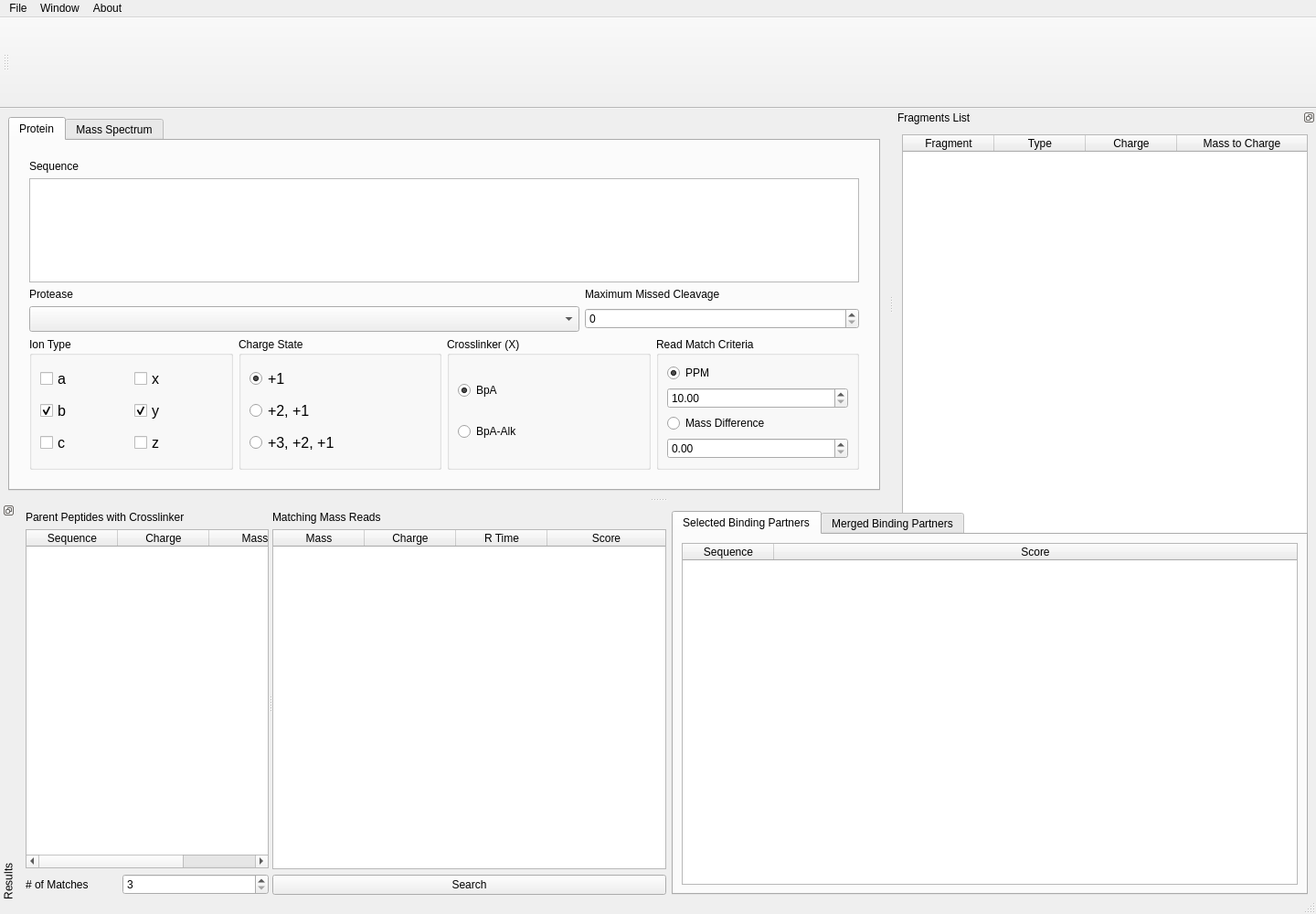
<?xml version="1.0" encoding="UTF-8"?>
<ui version="4.0">
 <class>mainWindow</class>
 <widget class="QMainWindow" name="mainWindow">
  <property name="windowModality">
   <enum>Qt::NonModal</enum>
  </property>
  <property name="geometry">
   <rect>
    <x>0</x>
    <y>0</y>
    <width>1440</width>
    <height>1000</height>
   </rect>
  </property>
  <property name="minimumSize">
   <size>
    <width>1440</width>
    <height>1000</height>
   </size>
  </property>
  <property name="maximumSize">
   <size>
    <width>1980</width>
    <height>1332</height>
   </size>
  </property>
  <property name="windowTitle">
   <string>Interlink - Mass Spectroscopy Cross Link Search</string>
  </property>
  <property name="windowIcon">
   <iconset>
    <normaloff>icons/Infinity-96.png</normaloff>icons/Infinity-96.png</iconset>
  </property>
  <property name="windowOpacity">
   <double>1.000000000000000</double>
  </property>
  <widget class="QWidget" name="centralwidget">
   <layout class="QGridLayout" name="gridLayout">
    <item row="0" column="0">
     <layout class="QHBoxLayout" name="horizontalLayout">
      <item>
       <widget class="QTabWidget" name="tabWidget">
        <property name="currentIndex">
         <number>0</number>
        </property>
        <widget class="QWidget" name="sequenceTab">
         <attribute name="title">
          <string>Protein</string>
         </attribute>
         <layout class="QGridLayout" name="gridLayout_2">
          <item row="4" column="0">
           <layout class="QHBoxLayout" name="horizontalLayout_2">
            <property name="leftMargin">
             <number>12</number>
            </property>
            <property name="rightMargin">
             <number>12</number>
            </property>
            <property name="bottomMargin">
             <number>12</number>
            </property>
            <item>
             <widget class="QGroupBox" name="ion_type_group">
              <property name="title">
               <string>Ion Type</string>
              </property>
              <layout class="QGridLayout" name="gridLayout_3">
               <item row="1" column="0">
                <widget class="QCheckBox" name="b">
                 <property name="font">
                  <font>
                   <pointsize>12</pointsize>
                  </font>
                 </property>
                 <property name="text">
                  <string>b</string>
                 </property>
                 <property name="checked">
                  <bool>true</bool>
                 </property>
                </widget>
               </item>
               <item row="2" column="0">
                <widget class="QCheckBox" name="c">
                 <property name="font">
                  <font>
                   <pointsize>12</pointsize>
                  </font>
                 </property>
                 <property name="text">
                  <string>c</string>
                 </property>
                 <property name="checked">
                  <bool>false</bool>
                 </property>
                </widget>
               </item>
               <item row="0" column="0">
                <widget class="QCheckBox" name="a">
                 <property name="font">
                  <font>
                   <pointsize>12</pointsize>
                  </font>
                 </property>
                 <property name="text">
                  <string>a</string>
                 </property>
                 <property name="checked">
                  <bool>false</bool>
                 </property>
                </widget>
               </item>
               <item row="0" column="1">
                <widget class="QCheckBox" name="x">
                 <property name="font">
                  <font>
                   <pointsize>12</pointsize>
                  </font>
                 </property>
                 <property name="text">
                  <string>x</string>
                 </property>
                 <property name="checked">
                  <bool>false</bool>
                 </property>
                </widget>
               </item>
               <item row="2" column="1">
                <widget class="QCheckBox" name="z">
                 <property name="font">
                  <font>
                   <pointsize>12</pointsize>
                  </font>
                 </property>
                 <property name="text">
                  <string>z</string>
                 </property>
                 <property name="checked">
                  <bool>false</bool>
                 </property>
                </widget>
               </item>
               <item row="1" column="1">
                <widget class="QCheckBox" name="y">
                 <property name="font">
                  <font>
                   <pointsize>12</pointsize>
                  </font>
                 </property>
                 <property name="text">
                  <string>y</string>
                 </property>
                 <property name="checked">
                  <bool>true</bool>
                 </property>
                </widget>
               </item>
              </layout>
             </widget>
            </item>
            <item>
             <widget class="QGroupBox" name="charge_state_group">
              <property name="title">
               <string>Charge State</string>
              </property>
              <layout class="QVBoxLayout" name="verticalLayout">
               <item>
                <widget class="QRadioButton" name="p1">
                 <property name="font">
                  <font>
                   <pointsize>12</pointsize>
                  </font>
                 </property>
                 <property name="text">
                  <string>+1</string>
                 </property>
                 <property name="checked">
                  <bool>true</bool>
                 </property>
                </widget>
               </item>
               <item>
                <widget class="QRadioButton" name="p2">
                 <property name="font">
                  <font>
                   <pointsize>12</pointsize>
                  </font>
                 </property>
                 <property name="text">
                  <string>+2, +1</string>
                 </property>
                </widget>
               </item>
               <item>
                <widget class="QRadioButton" name="p3">
                 <property name="font">
                  <font>
                   <pointsize>12</pointsize>
                  </font>
                 </property>
                 <property name="text">
                  <string>+3, +2, +1</string>
                 </property>
                </widget>
               </item>
              </layout>
             </widget>
            </item>
            <item>
             <widget class="QGroupBox" name="crosslinker_group">
              <property name="title">
               <string>Crosslinker (X)</string>
              </property>
              <layout class="QVBoxLayout" name="verticalLayout_5">
               <item>
                <widget class="QRadioButton" name="bpa">
                 <property name="text">
                  <string>BpA</string>
                 </property>
                 <property name="checked">
                  <bool>true</bool>
                 </property>
                </widget>
               </item>
               <item>
                <widget class="QRadioButton" name="bpa_alk">
                 <property name="enabled">
                  <bool>true</bool>
                 </property>
                 <property name="text">
                  <string>BpA-Alk</string>
                 </property>
                </widget>
               </item>
              </layout>
             </widget>
            </item>
            <item>
             <widget class="QGroupBox" name="groupBox_3">
              <property name="maximumSize">
               <size>
                <width>400</width>
                <height>16777215</height>
               </size>
              </property>
              <property name="title">
               <string>Read Match Criteria</string>
              </property>
              <layout class="QVBoxLayout" name="verticalLayout_2">
               <item>
                <widget class="QRadioButton" name="radioButton_7">
                 <property name="text">
                  <string>PPM</string>
                 </property>
                 <property name="checked">
                  <bool>true</bool>
                 </property>
                </widget>
               </item>
               <item>
                <widget class="QDoubleSpinBox" name="ppm_cutoff">
                 <property name="minimum">
                  <double>10.000000000000000</double>
                 </property>
                 <property name="maximum">
                  <double>300.000000000000000</double>
                 </property>
                </widget>
               </item>
               <item>
                <widget class="QRadioButton" name="radioButton_8">
                 <property name="text">
                  <string>Mass Difference</string>
                 </property>
                </widget>
               </item>
               <item>
                <widget class="QDoubleSpinBox" name="doubleSpinBox"/>
               </item>
              </layout>
             </widget>
            </item>
           </layout>
          </item>
          <item row="0" column="0">
           <layout class="QGridLayout" name="gridLayout_5">
            <property name="leftMargin">
             <number>12</number>
            </property>
            <property name="topMargin">
             <number>12</number>
            </property>
            <property name="rightMargin">
             <number>12</number>
            </property>
            <item row="0" column="0">
             <widget class="QLabel" name="protein_sequence_title">
              <property name="text">
               <string>Sequence</string>
              </property>
             </widget>
            </item>
            <item row="1" column="0">
             <widget class="QTextEdit" name="protein_sequence">
              <property name="font">
               <font>
                <family>Courier New</family>
                <pointsize>13</pointsize>
                <stylestrategy>PreferDefault</stylestrategy>
                <kerning>false</kerning>
               </font>
              </property>
              <property name="autoFillBackground">
               <bool>false</bool>
              </property>
              <property name="html">
               <string>&lt;!DOCTYPE HTML PUBLIC &quot;-//W3C//DTD HTML 4.0//EN&quot; &quot;http://www.w3.org/TR/REC-html40/strict.dtd&quot;&gt;
&lt;html&gt;&lt;head&gt;&lt;meta name=&quot;qrichtext&quot; content=&quot;1&quot; /&gt;&lt;style type=&quot;text/css&quot;&gt;
p, li { white-space: pre-wrap; }
&lt;/style&gt;&lt;/head&gt;&lt;body style=&quot; font-family:'Courier New'; font-size:13pt; font-weight:400; font-style:normal;&quot;&gt;
&lt;p style=&quot;-qt-paragraph-type:empty; margin-top:0px; margin-bottom:0px; margin-left:0px; margin-right:0px; -qt-block-indent:0; text-indent:0px; font-size:10pt;&quot;&gt;&lt;br /&gt;&lt;/p&gt;&lt;/body&gt;&lt;/html&gt;</string>
              </property>
             </widget>
            </item>
           </layout>
          </item>
          <item row="1" column="0">
           <layout class="QGridLayout" name="gridLayout_4">
            <property name="leftMargin">
             <number>12</number>
            </property>
            <property name="rightMargin">
             <number>12</number>
            </property>
            <item row="1" column="0">
             <widget class="QComboBox" name="protease_list">
              <property name="font">
               <font>
                <pointsize>13</pointsize>
               </font>
              </property>
             </widget>
            </item>
            <item row="1" column="1">
             <widget class="QSpinBox" name="max_missed_cleavage">
              <property name="maximumSize">
               <size>
                <width>300</width>
                <height>16777215</height>
               </size>
              </property>
              <property name="minimum">
               <number>0</number>
              </property>
              <property name="maximum">
               <number>5</number>
              </property>
              <property name="value">
               <number>0</number>
              </property>
             </widget>
            </item>
            <item row="0" column="0">
             <widget class="QLabel" name="label">
              <property name="text">
               <string>Protease</string>
              </property>
             </widget>
            </item>
            <item row="0" column="1">
             <widget class="QLabel" name="label_4">
              <property name="text">
               <string>Maximum Missed Cleavage</string>
              </property>
             </widget>
            </item>
           </layout>
          </item>
         </layout>
        </widget>
        <widget class="QWidget" name="spectrumTab">
         <property name="enabled">
          <bool>true</bool>
         </property>
         <attribute name="title">
          <string>Mass Spectrum</string>
         </attribute>
         <layout class="QHBoxLayout" name="horizontalLayout_3">
          <item>
           <layout class="QVBoxLayout" name="histogram_layout"/>
          </item>
         </layout>
        </widget>
       </widget>
      </item>
     </layout>
    </item>
   </layout>
  </widget>
  <widget class="QStatusBar" name="statusbar"/>
  <widget class="QToolBar" name="toolBar">
   <property name="minimumSize">
    <size>
     <width>1980</width>
     <height>100</height>
    </size>
   </property>
   <property name="maximumSize">
    <size>
     <width>1980</width>
     <height>100</height>
    </size>
   </property>
   <property name="windowTitle">
    <string>toolBar</string>
   </property>
   <attribute name="toolBarArea">
    <enum>TopToolBarArea</enum>
   </attribute>
   <attribute name="toolBarBreak">
    <bool>false</bool>
   </attribute>
  </widget>
  <widget class="QMenuBar" name="menuBar">
   <property name="geometry">
    <rect>
     <x>0</x>
     <y>0</y>
     <width>1440</width>
     <height>22</height>
    </rect>
   </property>
   <widget class="QMenu" name="menuFile">
    <property name="title">
     <string>File</string>
    </property>
    <addaction name="actionImport_Peptide"/>
    <addaction name="actionImport_Spectra"/>
    <addaction name="actionSave"/>
    <addaction name="separator"/>
    <addaction name="actionExit"/>
   </widget>
   <widget class="QMenu" name="menuAbout">
    <property name="title">
     <string>About</string>
    </property>
    <addaction name="actionInterlink"/>
   </widget>
   <widget class="QMenu" name="menuWindow">
    <property name="title">
     <string>Window</string>
    </property>
    <addaction name="actionShow_Fragments_List"/>
   </widget>
   <addaction name="menuFile"/>
   <addaction name="menuWindow"/>
   <addaction name="menuAbout"/>
  </widget>
  <widget class="QDockWidget" name="side_dock">
   <property name="minimumSize">
    <size>
     <width>400</width>
     <height>750</height>
    </size>
   </property>
   <property name="maximumSize">
    <size>
     <width>750</width>
     <height>524287</height>
    </size>
   </property>
   <property name="floating">
    <bool>true</bool>
   </property>
   <property name="features">
    <set>QDockWidget::DockWidgetFloatable|QDockWidget::DockWidgetMovable</set>
   </property>
   <property name="allowedAreas">
    <set>Qt::NoDockWidgetArea</set>
   </property>
   <property name="windowTitle">
    <string>Fragments List</string>
   </property>
   <attribute name="dockWidgetArea">
    <number>2</number>
   </attribute>
   <widget class="QWidget" name="side_dock_contents">
    <layout class="QVBoxLayout" name="verticalLayout_4">
     <item>
      <widget class="QTableWidget" name="fragments_list">
       <property name="font">
        <font>
         <stylestrategy>PreferAntialias</stylestrategy>
        </font>
       </property>
       <property name="frameShadow">
        <enum>QFrame::Plain</enum>
       </property>
       <property name="lineWidth">
        <number>3</number>
       </property>
       <property name="sizeAdjustPolicy">
        <enum>QAbstractScrollArea::AdjustToContents</enum>
       </property>
       <property name="editTriggers">
        <set>QAbstractItemView::NoEditTriggers</set>
       </property>
       <property name="alternatingRowColors">
        <bool>true</bool>
       </property>
       <property name="selectionMode">
        <enum>QAbstractItemView::SingleSelection</enum>
       </property>
       <property name="selectionBehavior">
        <enum>QAbstractItemView::SelectRows</enum>
       </property>
       <property name="sortingEnabled">
        <bool>false</bool>
       </property>
       <attribute name="horizontalHeaderStretchLastSection">
        <bool>true</bool>
       </attribute>
       <column>
        <property name="text">
         <string>Fragment</string>
        </property>
       </column>
       <column>
        <property name="text">
         <string>Type</string>
        </property>
       </column>
       <column>
        <property name="text">
         <string>Charge</string>
        </property>
       </column>
       <column>
        <property name="text">
         <string>Mass to Charge</string>
        </property>
       </column>
      </widget>
     </item>
    </layout>
   </widget>
  </widget>
  <widget class="QDockWidget" name="bottom_dock">
   <property name="minimumSize">
    <size>
     <width>1074</width>
     <height>438</height>
    </size>
   </property>
   <property name="features">
    <set>QDockWidget::DockWidgetFloatable|QDockWidget::DockWidgetMovable|QDockWidget::DockWidgetVerticalTitleBar</set>
   </property>
   <property name="allowedAreas">
    <set>Qt::BottomDockWidgetArea</set>
   </property>
   <property name="windowTitle">
    <string>Results</string>
   </property>
   <attribute name="dockWidgetArea">
    <number>8</number>
   </attribute>
   <widget class="QWidget" name="dockWidgetContents">
    <layout class="QHBoxLayout" name="horizontalLayout_5">
     <item>
      <widget class="QSplitter" name="splitter">
       <property name="orientation">
        <enum>Qt::Horizontal</enum>
       </property>
       <property name="opaqueResize">
        <bool>true</bool>
       </property>
       <widget class="QWidget" name="layoutWidget">
        <layout class="QVBoxLayout" name="verticalLayout_3">
         <item>
          <widget class="QLabel" name="label_2">
           <property name="layoutDirection">
            <enum>Qt::LeftToRight</enum>
           </property>
           <property name="text">
            <string>Parent Peptides with Crosslinker</string>
           </property>
          </widget>
         </item>
         <item>
          <widget class="QTableWidget" name="peptides_list">
           <property name="minimumSize">
            <size>
             <width>0</width>
             <height>250</height>
            </size>
           </property>
           <property name="maximumSize">
            <size>
             <width>16777215</width>
             <height>400</height>
            </size>
           </property>
           <property name="horizontalScrollBarPolicy">
            <enum>Qt::ScrollBarAsNeeded</enum>
           </property>
           <property name="editTriggers">
            <set>QAbstractItemView::NoEditTriggers</set>
           </property>
           <property name="alternatingRowColors">
            <bool>true</bool>
           </property>
           <property name="selectionMode">
            <enum>QAbstractItemView::SingleSelection</enum>
           </property>
           <property name="selectionBehavior">
            <enum>QAbstractItemView::SelectRows</enum>
           </property>
           <property name="gridStyle">
            <enum>Qt::SolidLine</enum>
           </property>
           <property name="sortingEnabled">
            <bool>false</bool>
           </property>
           <property name="columnCount">
            <number>3</number>
           </property>
           <attribute name="horizontalHeaderMinimumSectionSize">
            <number>66</number>
           </attribute>
           <attribute name="horizontalHeaderStretchLastSection">
            <bool>true</bool>
           </attribute>
           <attribute name="verticalHeaderDefaultSectionSize">
            <number>35</number>
           </attribute>
           <attribute name="verticalHeaderMinimumSectionSize">
            <number>40</number>
           </attribute>
           <attribute name="verticalHeaderStretchLastSection">
            <bool>false</bool>
           </attribute>
           <column>
            <property name="text">
             <string>Sequence</string>
            </property>
           </column>
           <column>
            <property name="text">
             <string>Charge</string>
            </property>
           </column>
           <column>
            <property name="text">
             <string>Mass</string>
            </property>
           </column>
          </widget>
         </item>
         <item>
          <layout class="QHBoxLayout" name="horizontalLayout_4">
           <item>
            <widget class="QLabel" name="label_6">
             <property name="maximumSize">
              <size>
               <width>100</width>
               <height>16777215</height>
              </size>
             </property>
             <property name="text">
              <string># of Matches</string>
             </property>
            </widget>
           </item>
           <item>
            <widget class="QSpinBox" name="pass_window">
             <property name="minimum">
              <number>3</number>
             </property>
             <property name="maximum">
              <number>50</number>
             </property>
            </widget>
           </item>
          </layout>
         </item>
        </layout>
       </widget>
       <widget class="QWidget" name="layoutWidget">
        <layout class="QVBoxLayout" name="verticalLayout_6">
         <item>
          <widget class="QLabel" name="label_3">
           <property name="text">
            <string>Matching Mass Reads</string>
           </property>
          </widget>
         </item>
         <item>
          <widget class="QTableWidget" name="mass_list">
           <property name="enabled">
            <bool>true</bool>
           </property>
           <property name="maximumSize">
            <size>
             <width>16777215</width>
             <height>400</height>
            </size>
           </property>
           <property name="sizeAdjustPolicy">
            <enum>QAbstractScrollArea::AdjustToContents</enum>
           </property>
           <property name="editTriggers">
            <set>QAbstractItemView::NoEditTriggers</set>
           </property>
           <property name="alternatingRowColors">
            <bool>true</bool>
           </property>
           <property name="selectionMode">
            <enum>QAbstractItemView::SingleSelection</enum>
           </property>
           <property name="selectionBehavior">
            <enum>QAbstractItemView::SelectRows</enum>
           </property>
           <property name="sortingEnabled">
            <bool>true</bool>
           </property>
           <attribute name="horizontalHeaderStretchLastSection">
            <bool>true</bool>
           </attribute>
           <attribute name="verticalHeaderStretchLastSection">
            <bool>true</bool>
           </attribute>
           <column>
            <property name="text">
             <string>Mass</string>
            </property>
           </column>
           <column>
            <property name="text">
             <string>Charge</string>
            </property>
           </column>
           <column>
            <property name="text">
             <string>R Time</string>
            </property>
           </column>
           <column>
            <property name="text">
             <string>Score</string>
            </property>
           </column>
          </widget>
         </item>
         <item>
          <widget class="QPushButton" name="search_reads">
           <property name="enabled">
            <bool>true</bool>
           </property>
           <property name="text">
            <string>Search</string>
           </property>
          </widget>
         </item>
        </layout>
       </widget>
      </widget>
     </item>
     <item>
      <widget class="QTabWidget" name="tabWidget_2">
       <property name="currentIndex">
        <number>0</number>
       </property>
       <widget class="QWidget" name="Results">
        <attribute name="title">
         <string>Selected Binding Partners</string>
        </attribute>
        <layout class="QHBoxLayout" name="horizontalLayout_6">
         <item>
          <layout class="QVBoxLayout" name="verticalLayout_7">
           <item>
            <widget class="QTableWidget" name="binding_list">
             <property name="maximumSize">
              <size>
               <width>16777215</width>
               <height>16777215</height>
              </size>
             </property>
             <property name="selectionMode">
              <enum>QAbstractItemView::NoSelection</enum>
             </property>
             <property name="selectionBehavior">
              <enum>QAbstractItemView::SelectRows</enum>
             </property>
             <attribute name="horizontalHeaderStretchLastSection">
              <bool>true</bool>
             </attribute>
             <column>
              <property name="text">
               <string>Sequence</string>
              </property>
             </column>
             <column>
              <property name="text">
               <string>Score</string>
              </property>
             </column>
            </widget>
           </item>
          </layout>
         </item>
        </layout>
       </widget>
       <widget class="QWidget" name="tab_3">
        <attribute name="title">
         <string>Merged Binding Partners</string>
        </attribute>
        <layout class="QHBoxLayout" name="horizontalLayout_7">
         <item>
          <widget class="QTableWidget" name="consolidated_list">
           <property name="selectionMode">
            <enum>QAbstractItemView::NoSelection</enum>
           </property>
           <attribute name="horizontalHeaderCascadingSectionResizes">
            <bool>false</bool>
           </attribute>
           <attribute name="horizontalHeaderStretchLastSection">
            <bool>true</bool>
           </attribute>
           <column>
            <property name="text">
             <string>Sequence</string>
            </property>
           </column>
           <column>
            <property name="text">
             <string>Score</string>
            </property>
           </column>
          </widget>
         </item>
        </layout>
       </widget>
      </widget>
     </item>
    </layout>
   </widget>
  </widget>
  <action name="actionImport_Peptide">
   <property name="text">
    <string>Import Peptide...</string>
   </property>
   <property name="toolTip">
    <string>Import Peptide</string>
   </property>
  </action>
  <action name="actionImport_Spectra">
   <property name="text">
    <string>Import Spectra...</string>
   </property>
   <property name="toolTip">
    <string>Import Mass Spectra</string>
   </property>
  </action>
  <action name="actionSave">
   <property name="text">
    <string>Save...</string>
   </property>
   <property name="toolTip">
    <string>Save</string>
   </property>
  </action>
  <action name="actionExit">
   <property name="text">
    <string>Exit</string>
   </property>
   <property name="toolTip">
    <string>Exit</string>
   </property>
  </action>
  <action name="actionInterlink">
   <property name="text">
    <string>Interlink</string>
   </property>
  </action>
  <action name="actionShow_Fragments_List">
   <property name="text">
    <string>Show/Hide Fragments List</string>
   </property>
  </action>
 </widget>
 <resources/>
 <connections>
  <connection>
   <sender>actionExit</sender>
   <signal>triggered()</signal>
   <receiver>mainWindow</receiver>
   <slot>close()</slot>
   <hints>
    <hint type="sourcelabel">
     <x>-1</x>
     <y>-1</y>
    </hint>
    <hint type="destinationlabel">
     <x>989</x>
     <y>719</y>
    </hint>
   </hints>
  </connection>
 </connections>
</ui>
